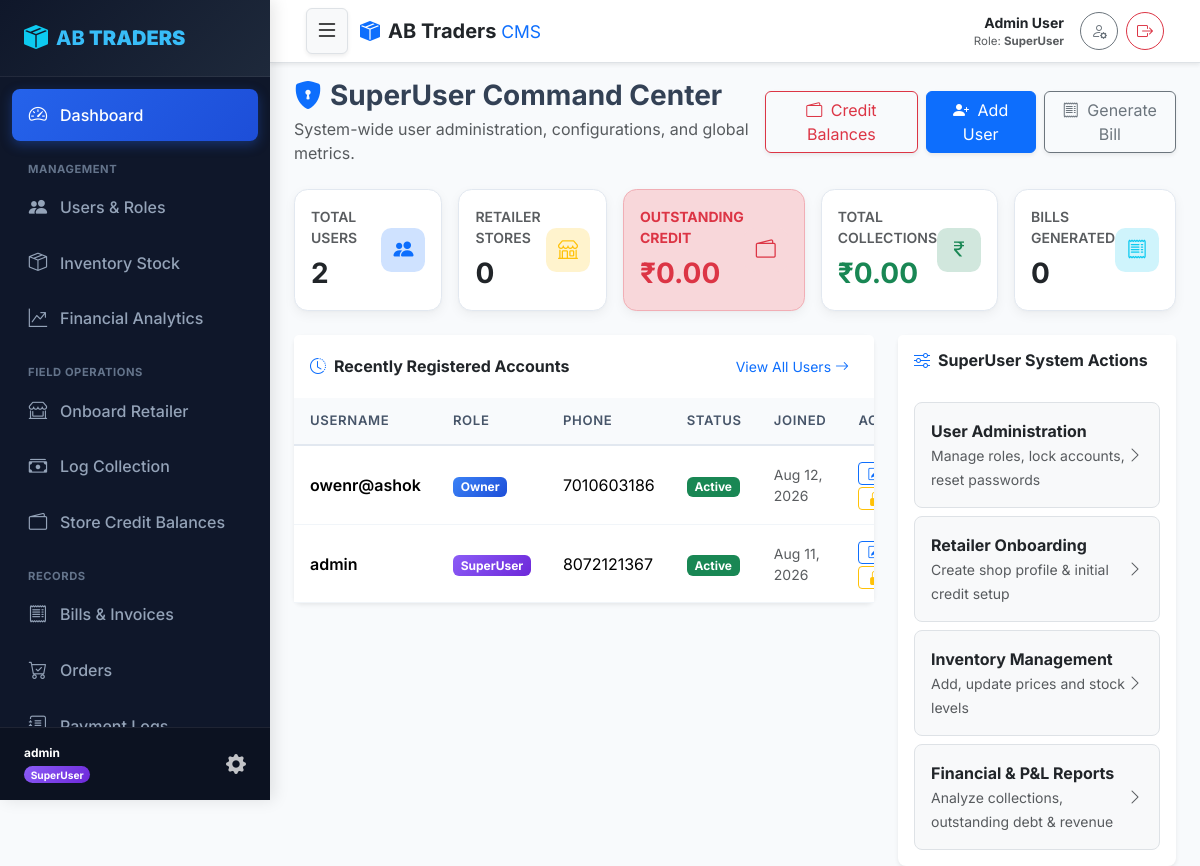
Before: / (signed in) with the older database file.
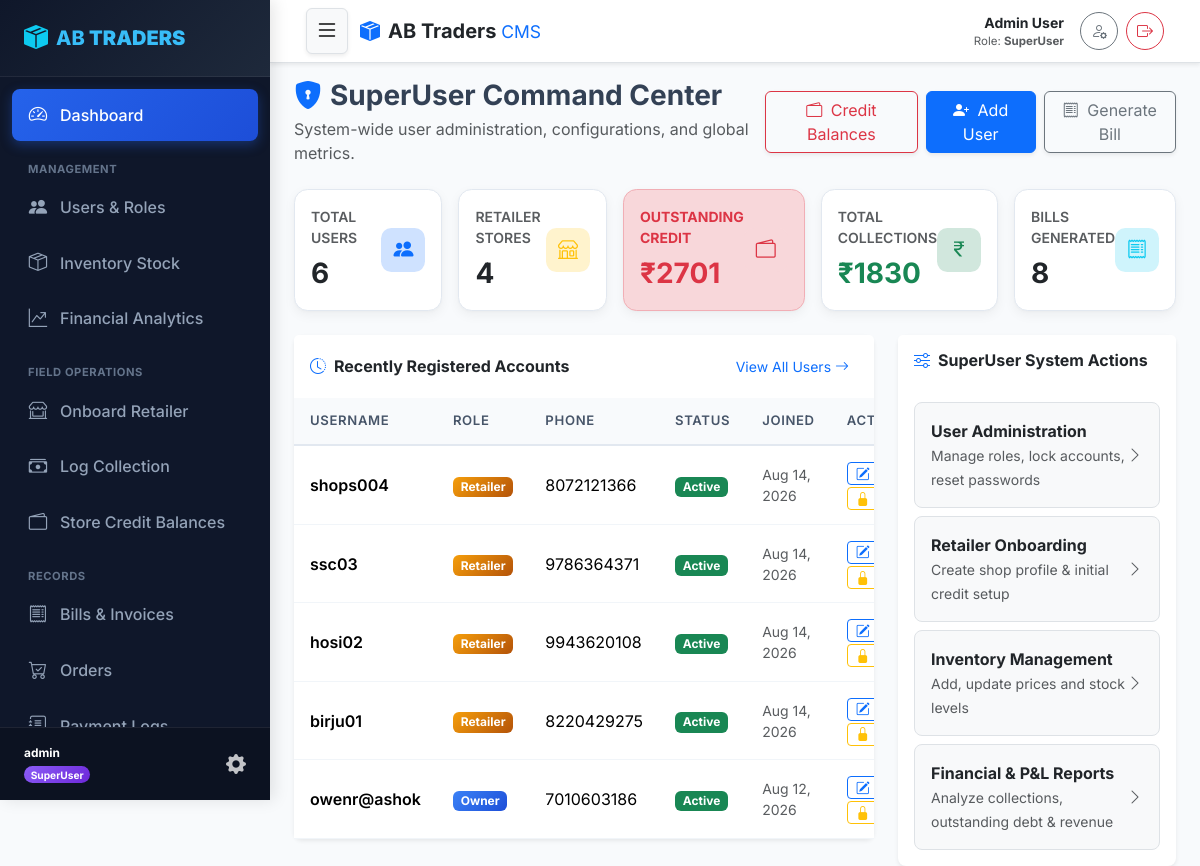
After: the same page with the newer database file.
### core/models.py (models this page shows, shortened)
class User(AbstractUser):
    class Role(models.TextChoices):
        SUPERUSER = 'SUPERUSER', 'SuperUser'
        OWNER = 'OWNER', 'Owner'
        STAFF = 'STAFF', 'Staff'
        RETAILER = 'RETAILER', 'Retailer'
    role = models.CharField(max_length=20, choices=Role.choices, default=Role.RETAILER)
    phone_number = models.CharField(max_length=15, unique=True, blank=True, null=True)
    is_locked = models.BooleanField(default=False, help_text="Locked users cannot log in.")
    def is_superuser_role(self):
        return self.role == self.Role.SUPERUSER or self.is_superuser
    @property
    def display_name(self):
        full_name = self.get_full_name().strip()
        return full_name if full_name else self.username

### core/views.py (the view, shortened to what this page needs)
# urls.py: path('', views.dashboard_view, name='dashboard'),
@login_required
def dashboard_view(request):
    user = request.user
    if user.is_locked:
        logout(request)
        messages.error(request, "Your account is locked.")
        return redirect('login')
    if user.is_superuser_role():
        total_users = User.objects.count()
        total_retailers = RetailerProfile.objects.count()
        total_bills = Bill.objects.count()
        total_collections = Collection.objects.aggregate(Sum('amount_collected'))['amount_collected__sum'] or Decimal('0.00')
        total_credit_outstanding = RetailerProfile.objects.aggregate(Sum('credit_balance'))['credit_balance__sum'] or Decimal('0.00')
        recent_users = User.objects.order_by('-date_joined')[:5]
        context = {
            'total_users': total_users,
            'total_retailers': total_retailers,
            'total_bills': total_bills,
            'total_collections': total_collections,
            'total_credit_outstanding': total_credit_outstanding,
            'recent_users': recent_users,
        }
        return render(request, 'dashboard_superuser.html', context)
    messages.error(request, "Role not recognized.")
    return redirect('login')

### core/templates/dashboard_superuser.html (shortened to what the changed rows need)
{% extends 'base.html' %}
{% block content %}
<div class="row g-3 mb-4">
    <div class="col-md-6 col-lg">
        <div class="stat-card p-3">
            <div class="d-flex align-items-center justify-content-between">
                <div>
                    <div class="text-muted small fw-semibold">TOTAL USERS</div>
                    <div class="fs-3 fw-bold text-dark mt-1">{{ total_users }}</div>
                </div>
            </div>
        </div>
    </div>
    <div class="col-md-6 col-lg">
        <div class="stat-card p-3">
            <div class="d-flex align-items-center justify-content-between">
                <div>
                    <div class="text-muted small fw-semibold">RETAILER STORES</div>
                    <div class="fs-3 fw-bold text-dark mt-1">{{ total_retailers }}</div>
                </div>
            </div>
        </div>
    </div>
    <div class="col-md-6 col-lg">
        <a href="{% url 'credit_balances' %}" class="text-decoration-none">
            <div class="stat-card p-3 border-danger-subtle bg-danger-subtle bg-opacity-10">
                <div class="d-flex align-items-center justify-content-between">
                    <div>
                        <div class="text-danger small fw-bold">OUTSTANDING CREDIT</div>
                        <div class="fs-3 fw-bold text-danger mt-1">₹{{ total_credit_outstanding }}</div>
                    </div>
                </div>
            </div>
        </a>
    </div>
    <div class="col-md-6 col-lg">
        <div class="stat-card p-3">
            <div class="d-flex align-items-center justify-content-between">
                <div>
                    <div class="text-muted small fw-semibold">TOTAL COLLECTIONS</div>
                    <div class="fs-3 fw-bold text-success mt-1">₹{{ total_collections }}</div>
                </div>
            </div>
        </div>
    </div>
    <div class="col-md-6 col-lg">
        <div class="stat-card p-3">
            <div class="d-flex align-items-center justify-content-between">
                <div>
                    <div class="text-muted small fw-semibold">BILLS GENERATED</div>
                    <div class="fs-3 fw-bold text-dark mt-1">{{ total_bills }}</div>
                </div>
            </div>
        </div>
    </div>
</div>
<div class="row g-4">
    <div class="col-lg-8">
        <div class="card shadow-sm border-0 rounded-3">
            <div class="table-responsive">
                <table class="table custom-table mb-0">
                    <thead>
                        <tr>
                            <th>Username</th>
                            <th>Role</th>
                            <th>Phone</th>
                            <th>Status</th>
                            <th>Joined</th>
                            <th>Actions</th>
                        </tr>
                    </thead>
                    <tbody>
                        {% for u in recent_users %}
                        <tr>
                            <td class="fw-semibold">{{ u.username }}</td>
                            <td>
                                <span class="badge
                                    {% if u.role == 'SUPERUSER' %}badge-superuser
                                    {% elif u.role == 'OWNER' %}badge-owner
                                    {% elif u.role == 'STAFF' %}badge-staff
                                    {% else %}badge-retailer{% endif %}">
                                    {{ u.get_role_display }}
                                </span>
                            </td>
                            <td>{{ u.phone_number|default:"-" }}</td>
                            <td>
                                {% if u.is_locked %}
                                    <span class="badge bg-danger">Locked</span>
                                {% elif not u.is_active %}
                                    <span class="badge bg-secondary">Inactive</span>
                                {% else %}
                                    <span class="badge bg-success">Active</span>
                                {% endif %}
                            </td>
                            <td class="small text-muted">{{ u.date_joined|date:"M d, Y" }}</td>
                            <td>
                                <a href="{% url 'user_edit' u.pk %}" class="btn btn-sm btn-outline-primary py-0 px-2" title="Edit User"><i class="bi bi-pencil-square"></i></a>
                                <a href="{% url 'user_toggle_lock' u.pk %}" class="btn btn-sm btn-outline-warning py-0 px-2" title="Toggle Lock"><i class="bi bi-lock-fill"></i></a>
                            </td>
                        </tr>
                        {% empty %}
                        <tr>
                            <td colspan="6" class="text-center text-muted py-4">No recent users found.</td>
                        </tr>
                        {% endfor %}
                    </tbody>
                </table>
            </div>
        </div>
    </div>
</div>
{% endblock %}

### core/templates/base.html (shortened to what the changed rows need)
{% load static %}
<!DOCTYPE html>
<html lang="en">
<head>
    <link href="https://cdn.jsdelivr.net/npm/bootstrap@5.3.2/dist/css/bootstrap.min.css" rel="stylesheet">
    <link rel="stylesheet" href="https://cdn.jsdelivr.net/npm/bootstrap-icons@1.11.2/font/bootstrap-icons.min.css">
    <link rel="stylesheet" href="{% static 'css/styles.css' %}">
</head>
<body>
    <div id="wrapper">
        {% if user.is_authenticated %}
        <aside id="sidebar-wrapper" class="sidebar-sticky">
            <div class="sidebar-heading d-flex align-items-center justify-content-between">
                <a href="{% url 'dashboard' %}" class="text-white text-decoration-none d-flex align-items-center">
                    <i class="bi bi-box-seam-fill me-2 text-info fs-4"></i>
                    <span>AB <strong>TRADERS</strong></span>
                </a>
            </div>
            <div class="list-group list-group-sidebar">
                <a href="{% url 'dashboard' %}" class="sidebar-link {% if request.resolver_match.url_name == 'dashboard' %}active{% endif %}">
                    <i class="bi bi-speedometer2"></i> Dashboard
                </a>
                {% if user.is_superuser_role or user.is_owner_role %}
                <div class="sidebar-section-title">Management</div>
                <a href="{% url 'user_list' %}" class="sidebar-link {% if 'user' in request.resolver_match.url_name %}active{% endif %}">
                    <i class="bi bi-people-fill"></i> Users & Roles
                </a>
                <a href="{% url 'inventory_list' %}" class="sidebar-link {% if 'inventory' in request.resolver_match.url_name or 'item' in request.resolver_match.url_name %}active{% endif %}">
                    <i class="bi bi-box-seam"></i> Inventory Stock
                </a>
                <a href="{% url 'owner_analytics' %}" class="sidebar-link {% if request.resolver_match.url_name == 'owner_analytics' %}active{% endif %}">
                    <i class="bi bi-graph-up-arrow"></i> Financial Analytics
                </a>
                {% endif %}
                {% if user.is_superuser_role or user.is_owner_role or user.is_staff_role %}
                <div class="sidebar-section-title">Field Operations</div>
                <a href="{% url 'onboard_retailer' %}" class="sidebar-link {% if request.resolver_match.url_name == 'onboard_retailer' %}active{% endif %}">
                    <i class="bi bi-shop-window"></i> Onboard Retailer
                </a>
                <a href="{% url 'log_collection' %}" class="sidebar-link {% if request.resolver_match.url_name == 'log_collection' %}active{% endif %}">
                    <i class="bi bi-cash-stack"></i> Log Collection
                </a>
                <a href="{% url 'credit_balances' %}" class="sidebar-link {% if request.resolver_match.url_name == 'credit_balances' %}active{% endif %}">
                    <i class="bi bi-wallet2"></i> Store Credit Balances
                </a>
                {% endif %}
                <div class="sidebar-section-title">Records</div>
                <a href="{% url 'bill_list' %}" class="sidebar-link {% if 'bill' in request.resolver_match.url_name %}active{% endif %}">
                    <i class="bi bi-receipt"></i> Bills & Invoices
                </a>
                <a href="{% url 'order_list' %}" class="sidebar-link {% if 'order' in request.resolver_match.url_name %}active{% endif %}">
                    <i class="bi bi-cart-check"></i> Orders
                </a>
                <a href="{% url 'collections_list' %}" class="sidebar-link {% if request.resolver_match.url_name == 'collections_list' %}active{% endif %}">
                    <i class="bi bi-journal-text"></i> Payment Logs
                </a>
            </div>
            <div class="sidebar-footer">
                <div class="d-flex align-items-center justify-content-between">
                    <div>
                        <div class="fw-bold text-white small text-truncate" style="max-width: 150px;">{{ user.username }}</div>
                        <span class="badge
                            {% if user.is_superuser_role %}badge-superuser
                            {% elif user.is_owner_role %}badge-owner
                            {% elif user.is_staff_role %}badge-staff
                            {% else %}badge-retailer{% endif %} rounded-pill mt-1">
                            {{ user.get_role_display }}
                        </span>
                    </div>
                    <a href="{% url 'profile' %}" class="text-white opacity-75 hover-opacity-100" title="My Profile"><i class="bi bi-gear-fill fs-5"></i></a>
                </div>
            </div>
        </aside>
        {% endif %}
        <div id="page-content-wrapper">
            {% if user.is_authenticated %}
            <nav class="navbar top-navbar sticky-top bg-white border-bottom shadow-sm py-2">
                <div class="container-fluid px-3 d-flex align-items-center justify-content-between flex-nowrap">
                    <div class="d-flex align-items-center gap-2">
                        <button type="button" class="btn btn-light me-1 shadow-sm border p-1 px-2" id="sidebarToggle" onclick="toggleSidebarMenu(event)" title="Toggle Navigation Menu">
                            <i class="bi bi-list fs-4"></i>
                        </button>
                        <a class="navbar-brand fw-extrabold text-dark d-flex align-items-center mb-0 me-0 me-md-3" href="{% url 'dashboard' %}">
                            <i class="bi bi-box-seam-fill me-2 text-primary"></i>
                            <span class="fw-bold fs-5 d-none d-sm-inline">AB Traders <span class="text-primary fw-normal small">CMS</span></span>
                        </a>
                    </div>
                    <div class="d-flex align-items-center gap-2">
                        <div class="text-end me-1 me-md-2 d-none d-sm-block">
                            <div class="fw-bold text-dark small text-truncate" style="max-width: 150px;">{{ user.display_name }}</div>
                            <div class="text-muted" style="font-size: 0.72rem;">Role: <strong>{{ user.get_role_display }}</strong></div>
                        </div>
                        <a href="{% url 'profile' %}" class="btn btn-outline-secondary btn-sm rounded-circle p-0 d-flex align-items-center justify-content-center" style="width: 38px; height: 38px;" title="My Profile">
                            <i class="bi bi-person-gear fs-6"></i>
                        </a>
                        <a href="{% url 'logout' %}" class="btn btn-outline-danger btn-sm rounded-circle p-0 d-flex align-items-center justify-content-center" style="width: 38px; height: 38px;" title="Logout">
                            <i class="bi bi-box-arrow-right fs-6"></i>
                        </a>
                    </div>
                </div>
            </nav>
            {% endif %}
            <div class="container-fluid px-3 px-md-4 pt-3">
                {% block content %}{% endblock %}
            </div>
        </div>
    </div>
</body>
</html>

Changed rows visible on the page:
no longer on one of the page's lists (row unchanged): User: username "admin", role "SuperUser", phone_number "8072121367", date_joined "Aug 11, 2026"
added User: username "shops004", role "Retailer", phone_number "8072121366", is_locked "Active", date_joined "Aug 14, 2026"
added User: username "ssc03", role "Retailer", phone_number "9786364371", is_locked "Active", date_joined "Aug 14, 2026"
added User: username "hosi02", role "Retailer", phone_number "9943620108", is_locked "Active", date_joined "Aug 14, 2026"
added User: username "birju01", role "Retailer", phone_number "8220429275", is_locked "Active", date_joined "Aug 14, 2026"
Other visible differences:
{{ total_users }}: "2" → "6"
{{ total_retailers }}: "0" → "4"
{{ total_credit_outstanding }}: "0.00" → "2701"
{{ total_collections }}: "0.00" → "1830"
{{ total_bills }}: "0" → "8"
